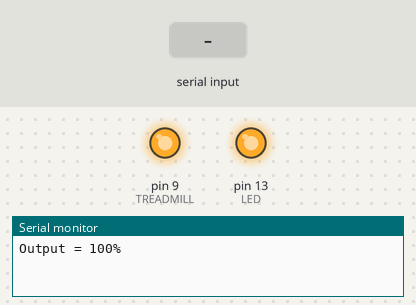
Simulated run of this sketch. Board: Arduino Uno, built with avr-gcc and run on an emulated ATmega328P. On the bench: output pins drawn as LEDs (lit = HIGH), the last lines printed to the serial monitor. The test bench sets the inputs (shaded band). EEPROM starts erased.

Above: at 1.2 s.
1.3 s: "90,45\n" received over Serial
At 2.5 s:
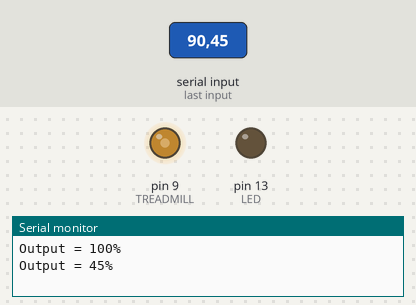
3.0 s: "5\n" received over Serial
At 3.6 s:
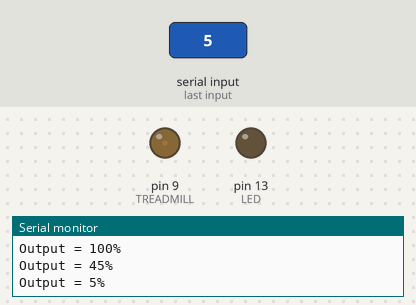
4.5 s: "90\n" received over Serial
At 4.8 s:
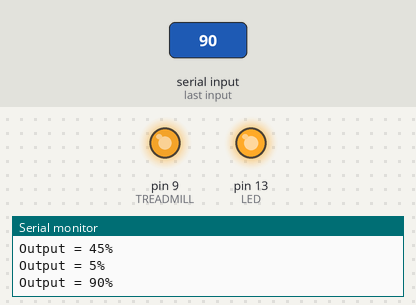
Timing chart, 0 to 7.5 s (numbered marks = the images above; inputs shaded):
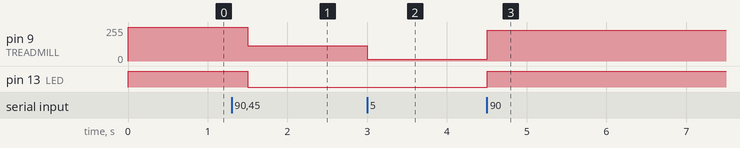

The sketch:

treadmillController.ino
```cpp
#include <EEPROM.h>

const int TREADMILL = 9;
const int LED = 13;
const int EE_STORE = 0;

void setup() {
    Serial.begin(9600);

    int commandValue = EEPROM.read(EE_STORE);
    setOutputValue(commandValue);
}

void loop() {
    int commandValue = 0;

    while (Serial.available() > 0) {
        commandValue = Serial.parseInt();

        if (Serial.read() == '\n') {
            setOutputValue(commandValue);
            EEPROM.write(EE_STORE, commandValue);
        }
    }

    delay(500);
}

void setOutputValue(int commandValue) {
    commandValue = constrain(commandValue, 0, 100);
    int outputValue = map(commandValue, 0, 100, 0, 255);

    analogWrite(TREADMILL, outputValue);
    analogWrite(LED, outputValue);

    Serial.print("Output = " );
    Serial.print(commandValue);
    Serial.println("%");
}
```

Measured:
- after the input at 1.3 s, pin 9 (TREADMILL): 255/255 → 114/255 after 0.20 s; pin 13 (LED): HIGH → LOW after 0.20 s
- after the input at 3.0 s, pin 9 (TREADMILL): 114/255 → 12/255 at once
- after the input at 4.5 s, pin 9 (TREADMILL): 12/255 → 229/255 at once; pin 13 (LED): LOW → HIGH at once
